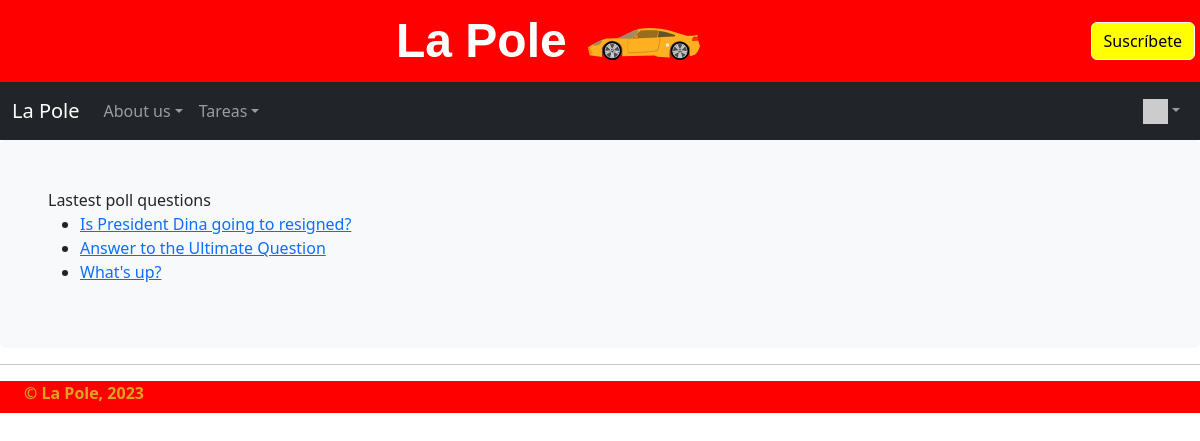
The page /polls/ (signed in) on the database its author committed.
### polls/models.py (models this page shows, shortened)
class Question(models.Model):
    question_text = models.CharField(max_length=200)
    pub_date = models.DateTimeField('date published')

### polls/views.py (the view)
# urls.py: path('', views.IndexView.as_view(), name='index'),
class IndexView(generic.ListView):
    template_name = 'polls/index.html'
    context_object_name = 'latest_question_list'
    def get_queryset(self):
        return Question.objects.filter(pub_date__lte=timezone.now()).order_by('-pub_date')[:5]

### home/context_processors.py (called while the page is built)
def settings(request):
    return {
        'settings': django_settings,
    }

### home/templatetags/app_tags.py (called while the page is built)
@register.filter(name='gravatar')
def gravatar(user, size=35):
    email = str(user.email.strip().lower()).encode('utf-8')
    email_hash = md5(email).hexdigest()
    url = "//www.gravatar.com/avatar/{0}?s={1}&d=identicon&r=PG"
    return url.format(email_hash, size)

### polls/templates/polls/index.html (shortened to what this page needs)
{% extends "home/layout.html" %}
{% block head %}
    Lastest poll questions
{% endblock %}
{% block content %}
    {% if latest_question_list %}
        <ul>
        {% for question in latest_question_list %}
        <li><a href="{% url 'polls:detail' question.id %}">{{ question.question_text }}</a></li>
        {% endfor %}
        </ul>
    {% else %}
        <p>No polls are available.</p>
    {% endif %}
{% endblock %}

### home/static/home/site1.css (style rules this page uses)
body { background-image: linear-gradient(180deg, rgb(219, 218, 218), #fff 100px, #fff); }

### rows shown on the page
Question: question_text "Is President Dina going to resigned?"
Question: question_text "Answer to the Ultimate Question"
Question: question_text "What's up?"
